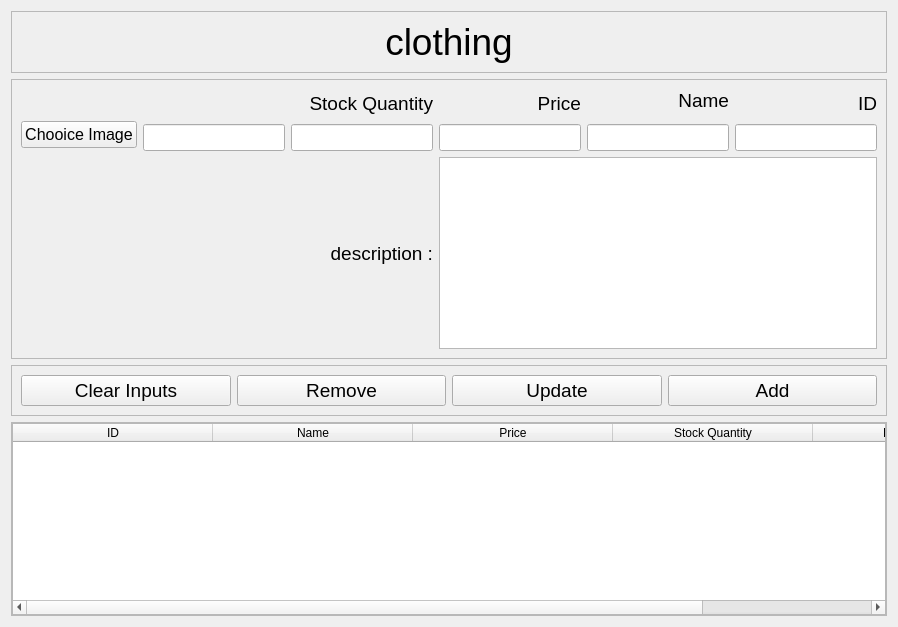
     <widget class="QWidget" name="tab">
      <attribute name="title">
       <string>Add Clothing</string>
      </attribute>
      <layout class="QVBoxLayout" name="verticalLayout_2">
       <item>
        <widget class="QFrame" name="frame">
         <property name="frameShape">
          <enum>QFrame::StyledPanel</enum>
         </property>
         <property name="frameShadow">
          <enum>QFrame::Raised</enum>
         </property>
         <layout class="QVBoxLayout" name="verticalLayout_3">
          <item>
           <widget class="QLabel" name="label">
            <property name="font">
             <font>
              <pointsize>28</pointsize>
             </font>
            </property>
            <property name="text">
             <string>clothing</string>
            </property>
            <property name="alignment">
             <set>Qt::AlignCenter</set>
            </property>
           </widget>
          </item>
         </layout>
        </widget>
       </item>
       <item>
        <widget class="QFrame" name="frame_2">
         <property name="frameShape">
          <enum>QFrame::StyledPanel</enum>
         </property>
         <property name="frameShadow">
          <enum>QFrame::Raised</enum>
         </property>
         <layout class="QGridLayout" name="gridLayout">
          <item row="2" column="4">
           <widget class="QLineEdit" name="lineEdit_2">
            <property name="font">
             <font>
              <pointsize>12</pointsize>
             </font>
            </property>
           </widget>
          </item>
          <item row="0" column="4">
           <widget class="QLabel" name="label_3">
            <property name="font">
             <font>
              <pointsize>14</pointsize>
             </font>
            </property>
            <property name="text">
             <string>Name</string>
            </property>
            <property name="alignment">
             <set>Qt::AlignRight|Qt::AlignTrailing|Qt::AlignVCenter</set>
            </property>
           </widget>
          </item>
          <item row="2" column="3">
           <widget class="QLineEdit" name="lineEdit_3">
            <property name="font">
             <font>
              <pointsize>12</pointsize>
             </font>
            </property>
           </widget>
          </item>
          <item row="0" column="2" rowspan="2">
           <widget class="QLabel" name="label_5">
            <property name="font">
             <font>
              <pointsize>14</pointsize>
             </font>
            </property>
            <property name="text">
             <string>Stock Quantity</string>
            </property>
            <property name="alignment">
             <set>Qt::AlignRight|Qt::AlignTrailing|Qt::AlignVCenter</set>
            </property>
           </widget>
          </item>
          <item row="0" column="6" rowspan="2">
           <widget class="QLabel" name="label_2">
            <property name="font">
             <font>
              <pointsize>14</pointsize>
             </font>
            </property>
            <property name="text">
             <string>ID</string>
            </property>
            <property name="alignment">
             <set>Qt::AlignRight|Qt::AlignTrailing|Qt::AlignVCenter</set>
            </property>
           </widget>
          </item>
          <item row="0" column="3" rowspan="2">
           <widget class="QLabel" name="label_4">
            <property name="font">
             <font>
              <pointsize>14</pointsize>
             </font>
            </property>
            <property name="text">
             <string>Price</string>
            </property>
            <property name="alignment">
             <set>Qt::AlignRight|Qt::AlignTrailing|Qt::AlignVCenter</set>
            </property>
           </widget>
          </item>
          <item row="2" column="2">
           <widget class="QLineEdit" name="lineEdit_4">
            <property name="font">
             <font>
              <pointsize>12</pointsize>
             </font>
            </property>
           </widget>
          </item>
          <item row="3" column="3" colspan="4">
           <widget class="QPlainTextEdit" name="plainTextEdit">
            <property name="font">
             <font>
              <pointsize>12</pointsize>
             </font>
            </property>
           </widget>
          </item>
          <item row="2" column="1">
           <widget class="QLineEdit" name="lineEdit_5">
            <property name="font">
             <font>
              <pointsize>12</pointsize>
             </font>
            </property>
           </widget>
          </item>
          <item row="1" column="0" rowspan="2">
           <widget class="QPushButton" name="pushButton">
            <property name="font">
             <font>
              <pointsize>12</pointsize>
             </font>
            </property>
            <property name="text">
             <string>Chooice Image</string>
            </property>
           </widget>
          </item>
          <item row="2" column="5" colspan="2">
           <widget class="QLineEdit" name="lineEdit">
            <property name="font">
             <font>
              <pointsize>12</pointsize>
             </font>
            </property>
           </widget>
          </item>
          <item row="3" column="2">
           <widget class="QLabel" name="label_6">
            <property name="font">
             <font>
              <pointsize>14</pointsize>
             </font>
            </property>
            <property name="text">
             <string>description :</string>
            </property>
            <property name="alignment">
             <set>Qt::AlignRight|Qt::AlignTrailing|Qt::AlignVCenter</set>
            </property>
           </widget>
          </item>
         </layout>
        </widget>
       </item>
       <item>
        <widget class="QFrame" name="frame_3">
         <property name="frameShape">
          <enum>QFrame::StyledPanel</enum>
         </property>
         <property name="frameShadow">
          <enum>QFrame::Raised</enum>
         </property>
         <layout class="QHBoxLayout" name="horizontalLayout">
          <item>
           <widget class="QPushButton" name="pushButton_5">
            <property name="font">
             <font>
              <pointsize>14</pointsize>
             </font>
            </property>
            <property name="text">
             <string>Clear Inputs</string>
            </property>
           </widget>
          </item>
          <item>
           <widget class="QPushButton" name="pushButton_4">
            <property name="font">
             <font>
              <pointsize>14</pointsize>
             </font>
            </property>
            <property name="text">
             <string>Remove</string>
            </property>
           </widget>
          </item>
          <item>
           <widget class="QPushButton" name="pushButton_3">
            <property name="font">
             <font>
              <pointsize>14</pointsize>
             </font>
            </property>
            <property name="text">
             <string>Update</string>
            </property>
           </widget>
          </item>
          <item>
           <widget class="QPushButton" name="pushButton_2">
            <property name="font">
             <font>
              <pointsize>14</pointsize>
             </font>
            </property>
            <property name="text">
             <string>Add</string>
            </property>
           </widget>
          </item>
         </layout>
        </widget>
       </item>
       <item>
        <widget class="QFrame" name="frame_4">
         <property name="frameShape">
          <enum>QFrame::StyledPanel</enum>
         </property>
         <property name="frameShadow">
          <enum>QFrame::Raised</enum>
         </property>
         <layout class="QVBoxLayout" name="verticalLayout_4">
          <property name="spacing">
           <number>0</number>
          </property>
          <property name="leftMargin">
           <number>0</number>
          </property>
          <property name="topMargin">
           <number>0</number>
          </property>
          <property name="rightMargin">
           <number>0</number>
          </property>
          <property name="bottomMargin">
           <number>0</number>
          </property>
          <item>
           <widget class="QTableWidget" name="tableWidget">
            <attribute name="horizontalHeaderMinimumSectionSize">
             <number>50</number>
            </attribute>
            <attribute name="horizontalHeaderDefaultSectionSize">
             <number>200</number>
            </attribute>
            <attribute name="verticalHeaderDefaultSectionSize">
             <number>40</number>
            </attribute>
            <column>
             <property name="text">
              <string>ID</string>
             </property>
            </column>
            <column>
             <property name="text">
              <string>Name</string>
             </property>
            </column>
            <column>
             <property name="text">
              <string>Price</string>
             </property>
            </column>
            <column>
             <property name="text">
              <string>Stock Quantity</string>
             </property>
            </column>
            <column>
             <property name="text">
              <string>Description</string>
             </property>
            </column>
           </widget>
          </item>
         </layout>
        </widget>
       </item>
      </layout>
     </widget>
